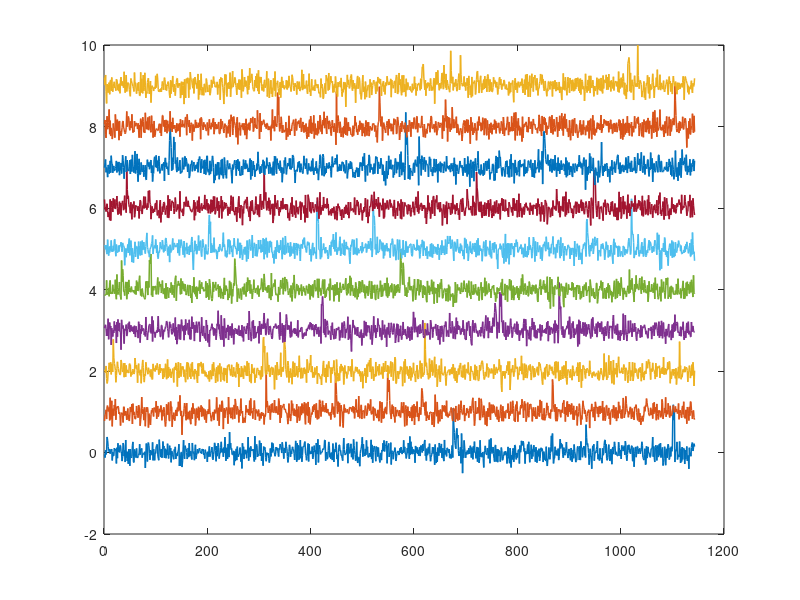

The MATLAB script that drew this image:
function [  ] = dummyDataGenerator( )
%DUMMYDATAGENERATOR dummyDataGenerator(1)
%   Detailed explanation goes here
frames = 1143; % exactly 5 minutes of frames
neurons = 10;
data = ones(neurons, frames);

x = linspace(0,300,300)
plot(x, 0.00004*x.^2)

pause

rng default  %initialize random number generator
rng('shuffle')
for cell=1:neurons
    %noise1 = 0.3*rand(1,frames);
    %noise2 = 0.15*rand(1,frames);
    noise = 0.15*randn(1,frames); % White Gaussian Noise > flat distribution
    actionPots = zeros(1,frames);
    for i=1:5
        index = round(frames*rand(1,1));
        modelExp = getRandExp();
        actionPots(index:index+3) = modelExp;
    end
   % data(cell,:) = actionPots; % no noise
   % data(cell,:) = noise1 + noise2 + actionPots; % flat distribution
    data(cell,:) = noise + actionPots;
end

hold off
inc = 1;
for cell=1:neurons
    plot( data(cell,:)+(inc-1),'linewidth',1.1)
    inc = inc+1;
    hold on;
end

assignin('base', 'fakeData', data)

end
% 2 big 2 mid 2 s
function [modelExp] = getRandExp()
% Returns a vector 4 units long of a pseudo exponential
    expMatrix = [[1, 0.4, 0.25, 0.19]
                 [1, 0.7, 0.6, 0.4]
                 [1, 0.24, 0.07, 0]
                 [1, 0.85, 0.75, 0.65]];
    size(expMatrix);
    rng default 
    rng('shuffle')
    indexRand = ceil(4*rand(1,1));
    modelExp = expMatrix( indexRand,: );
    % std of noise to some known level of this scale %%%%%%
    eventSizes = [0.8, 0.55, 0.3];
    eventSizes = [1 .8 .7];
    amplitude = eventSizes(ceil(3*rand(1,1)));
    modelExp = modelExp*amplitude;
end